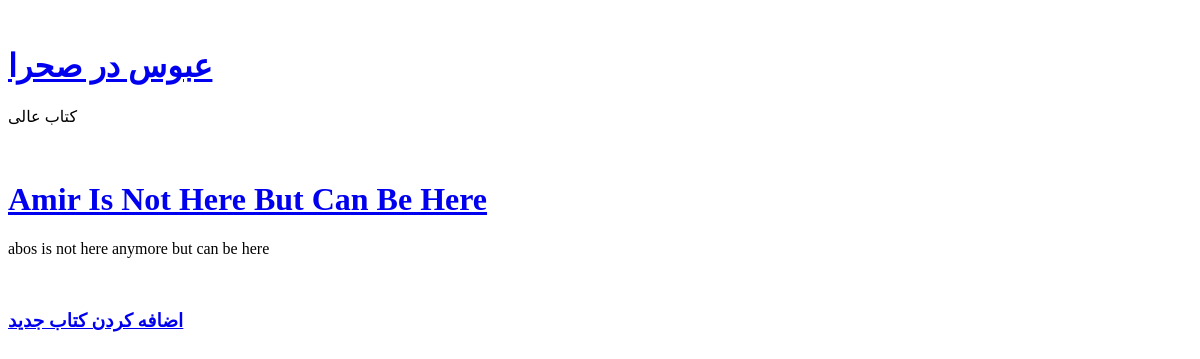
/books/, run on an earlier commit of the app's database.
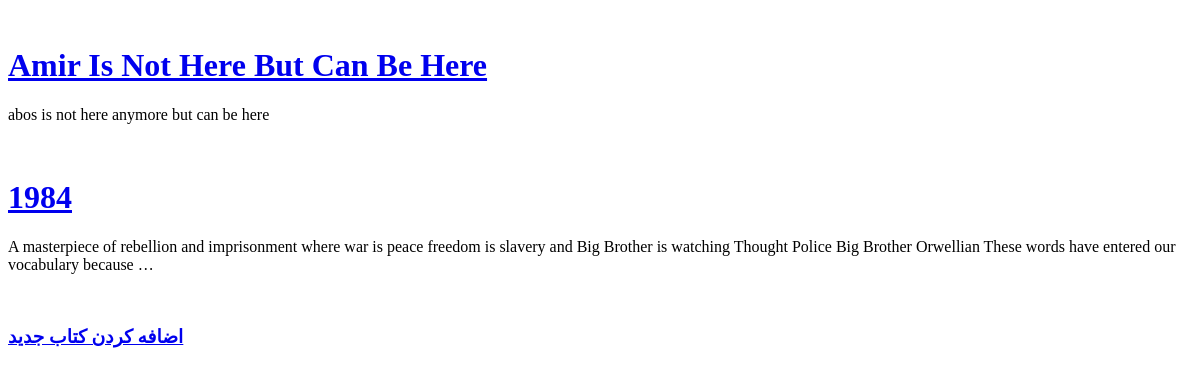
And on a later commit of the database.
### books/models.py (models this page shows, shortened)
class Books(models.Model):
    title = models.CharField(max_length=200)
    author = models.CharField(max_length=200)
    price = models.DecimalField(max_digits=5, decimal_places=2)
    description = models.TextField()
    def get_absolute_url(self):
        return reverse('book_detail', args={self.id})

### books/views.py (the view)
# urls.py: path('', views.BookListView.as_view(), name='book_list'),
class BookListView(generic.ListView):
    model = Books
    template_name = 'books/book_list_view.html'
    context_object_name = 'books'

### books/templates/books/book_list_view.html (shortened to what this page needs)
{% extends '_base.html' %}
{% block content %}
    {% for book in books %}
        <br>
        <a href="{{ book.get_absolute_url }}">
            <h1>{{ book.title|title }}</h1></a>
        <p>{{ book.description|truncatewords:30}}</p>
    {% endfor %}
    <br>
    <h3><a href="{% url 'book_create' %}">اضافه کردن کتاب جدید</a></h3>
    <br>
{% endblock content %}

### templates/_base.html (shortened to what this page needs)
<!doctype html>
<html lang="en">
<head>
</head>
<body>
    {% block content %}
    {% endblock content %}
</body>
</html>

What changed in the data, as far as the page shows it:
removed Books: title "عبوس در صحرا", description "کتاب عالی"
added Books: title "1984", description "A masterpiece of rebellion and imprisonment where war is peace freedom is slavery and Big Brother is watching Thought Police Big Brother Orwellian These words have entered our vocabulary because …"
